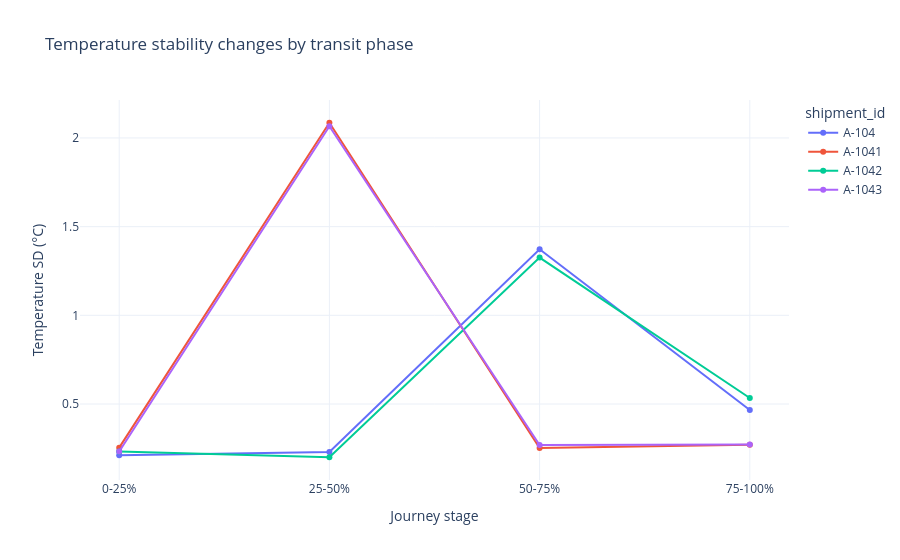

The cell this chart's notebook holds for it:
### Markdown cell above
**Interpretation objective:** This examines whether environmental stability shifts as the journey progresses.

### Code cell
stage_var = shipments.groupby(["shipment_id","journey_stage"], observed=False)["temperature_c"].std().reset_index(name="temperature_sd")
fig = px.line(stage_var, x="journey_stage", y="temperature_sd", color="shipment_id", markers=True,
              labels={"journey_stage":"Journey stage", "temperature_sd":"Temperature SD (°C)"},
              title="Temperature stability changes by transit phase")
fig.update_layout(template="plotly_white")
fig.show()

### Figure 1 — Plotly figure (JSON) as saved in the notebook; plotly's stock layout.template omitted (floating-point values rounded to 4 significant figures)
{"data": [{"hovertemplate": "shipment_id=A-104<br>Journey stage=%{x}<br>Temperature SD (°C)=%{y}<extra></extra>", "legendgroup": "A-104", "line": {"color": "#636efa", "dash": "solid"}, "marker": {"symbol": "circle"}, "mode": "lines+markers", "name": "A-104", "orientation": "v", "showlegend": true, "type": "scatter", "x": ["0-25%", "25-50%", "50-75%", "75-100%"], "xaxis": "x", "y": [0.2106, 0.2301, 1.373, 0.4667], "yaxis": "y"}, {"hovertemplate": "shipment_id=A-1041<br>Journey stage=%{x}<br>Temperature SD (°C)=%{y}<extra></extra>", "legendgroup": "A-1041", "line": {"color": "#EF553B", "dash": "solid"}, "marker": {"symbol": "circle"}, "mode": "lines+markers", "name": "A-1041", "orientation": "v", "showlegend": true, "type": "scatter", "x": ["0-25%", "25-50%", "50-75%", "75-100%"], "xaxis": "x", "y": [0.254, 2.086, 0.2515, 0.2697], "yaxis": "y"}, {"hovertemplate": "shipment_id=A-1042<br>Journey stage=%{x}<br>Temperature SD (°C)=%{y}<extra></extra>", "legendgroup": "A-1042", "line": {"color": "#00cc96", "dash": "solid"}, "marker": {"symbol": "circle"}, "mode": "lines+markers", "name": "A-1042", "orientation": "v", "showlegend": true, "type": "scatter", "x": ["0-25%", "25-50%", "50-75%", "75-100%"], "xaxis": "x", "y": [0.2322, 0.1999, 1.326, 0.5341], "yaxis": "y"}, {"hovertemplate": "shipment_id=A-1043<br>Journey stage=%{x}<br>Temperature SD (°C)=%{y}<extra></extra>", "legendgroup": "A-1043", "line": {"color": "#ab63fa", "dash": "solid"}, "marker": {"symbol": "circle"}, "mode": "lines+markers", "name": "A-1043", "orientation": "v", "showlegend": true, "type": "scatter", "x": ["0-25%", "25-50%", "50-75%", "75-100%"], "xaxis": "x", "y": [0.2322, 2.066, 0.2687, 0.2714], "yaxis": "y"}], "layout": {"legend": {"title": {"text": "shipment_id"}, "tracegroupgap": 0}, "title": {"text": "Temperature stability changes by transit phase"}, "xaxis": {"anchor": "y", "domain": [0, 1], "title": {"text": "Journey stage"}}, "yaxis": {"anchor": "x", "domain": [0, 1], "title": {"text": "Temperature SD (°C)"}}}}
